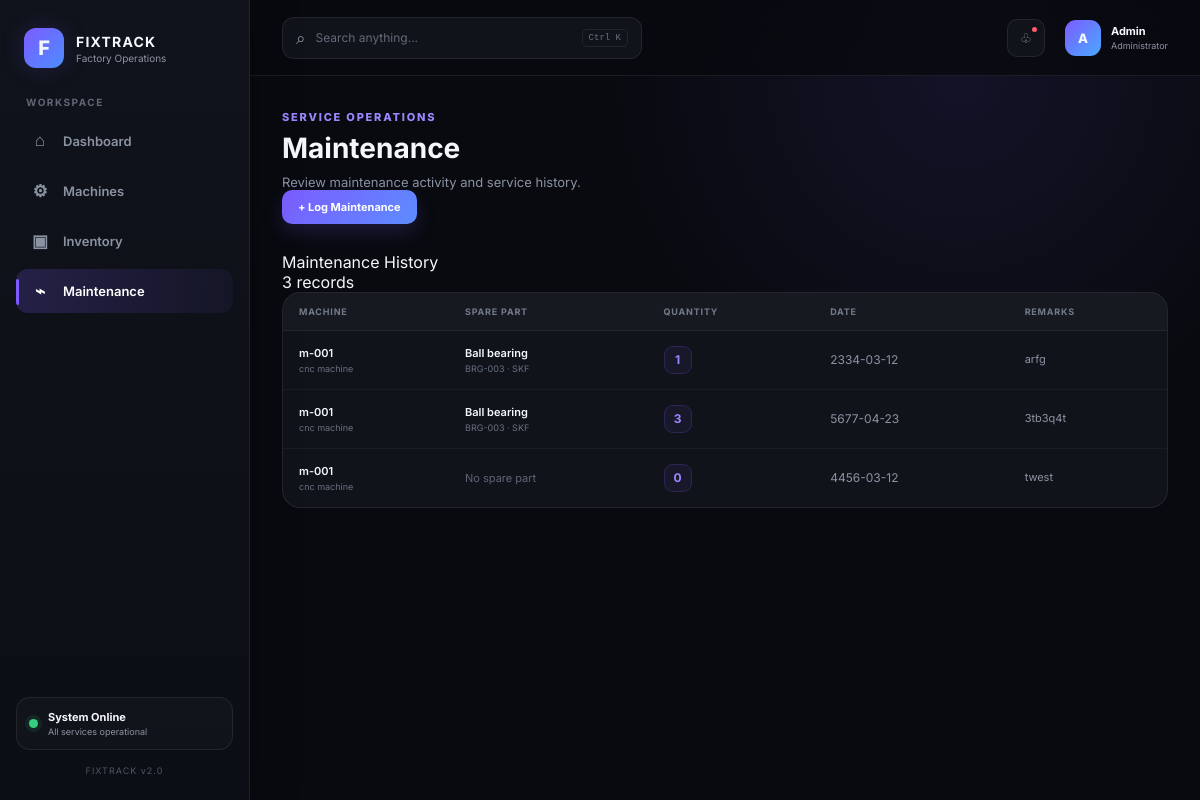
Screenshot of /maintenance/ with the database file from the repository.
### tables this page shows
CREATE TABLE maintenance (
            id INTEGER PRIMARY KEY AUTOINCREMENT,
            machine_id INTEGER NOT NULL,
            spare_part_id INTEGER,
            quantity INTEGER DEFAULT 0,
            maintenance_date TEXT NOT NULL,
            remarks TEXT,

            FOREIGN KEY (machine_id)
                REFERENCES machines(id)
                ON DELETE CASCADE,

            FOREIGN KEY (spare_part_id)
                REFERENCES spare_parts(id)
                ON DELETE SET NULL
        );

CREATE TABLE machines (
            id INTEGER PRIMARY KEY AUTOINCREMENT,
            machine_number TEXT UNIQUE NOT NULL,
            machine_name TEXT NOT NULL,
            department TEXT,
            manufacturer TEXT,
            model TEXT,
            status TEXT DEFAULT 'Active'
        );

CREATE TABLE spare_parts (
            id INTEGER PRIMARY KEY AUTOINCREMENT,
            part_code TEXT UNIQUE NOT NULL,
            part_name TEXT NOT NULL,
            category TEXT,
            brand TEXT,
            specification TEXT,
            current_stock INTEGER DEFAULT 0,
            reorder_level INTEGER DEFAULT 5,
            location TEXT
        );

### routes/maintenance.py (the view)
@maintenance_bp.route("/")
def maintenance():
    connection = get_connection()
    records = connection.execute("""
        SELECT
            maintenance.id,
            maintenance.quantity,
            maintenance.maintenance_date,
            maintenance.remarks,

            machines.machine_number,
            machines.machine_name,

            spare_parts.part_code,
            spare_parts.part_name,
            spare_parts.brand,
            spare_parts.specification

        FROM maintenance

        JOIN machines
            ON maintenance.machine_id = machines.id

        LEFT JOIN spare_parts
            ON maintenance.spare_part_id = spare_parts.id

        ORDER BY maintenance.id DESC
    """).fetchall()
    connection.close()
    return render_template(
        "maintenance/index.html",
        records=records
    )

### database.py (called while the page is built)
def get_connection():
    connection = sqlite3.connect(DATABASE, timeout=10)
    connection.row_factory = sqlite3.Row
    connection.execute("PRAGMA foreign_keys = ON")
    return connection

### templates/maintenance/index.html (shortened to what this page needs)
{% extends "base.html" %}
{% block content %}
<div class="page-header">
    <div>
        <div class="eyebrow">
            SERVICE OPERATIONS
        </div>
        <h1>Maintenance</h1>
        <p>
            Review maintenance activity and service history.
        </p>
    </div>
    <a
        href="{{ url_for('maintenance.add_maintenance') }}"
        class="btn btn-primary"
    >
        + Log Maintenance
    </a>
</div>
<div class="page-toolbar">
    <div class="toolbar-info">
        Maintenance History
    </div>
    <div class="toolbar-count">
        {{ records|length }} record{% if records|length != 1 %}s{% endif %}
    </div>
</div>
<div class="table-container maintenance-table">
    <table>
        <thead>
            <tr>
                <th>Machine</th>
                <th>Spare Part</th>
                <th>Quantity</th>
                <th>Date</th>
                <th>Remarks</th>
            </tr>
        </thead>
        <tbody>
            {% if records %}
                {% for record in records %}
                <tr>
                    <td>
                        <div class="table-primary-text">
                            {{ record["machine_number"] }}
                        </div>
                        <div class="table-secondary-text">
                            {{ record["machine_name"] }}
                        </div>
                    </td>
                    <td>
                        {% if record["part_name"] %}
                            <div class="table-primary-text">
                                {{ record["part_name"] }}
                            </div>
                            <div class="table-secondary-text">
                                {{ record["part_code"] }}
                                {% if record["brand"] %}
                                    · {{ record["brand"] }}
                                {% endif %}
                            </div>
                        {% else %}
                            <span class="muted-text">
                                No spare part
                            </span>
                        {% endif %}
                    </td>
                    <td>
                        <span class="quantity-badge">
                            {{ record["quantity"] }}
                        </span>
                    </td>
                    <td>
                        {{ record["maintenance_date"] }}
                    </td>
                    <td>
                        {% if record["remarks"] %}
                            {{ record["remarks"] }}
                        {% else %}
                            <span class="muted-text">
                                No remarks
                            </span>
                        {% endif %}
                    </td>
                </tr>
                {% endfor %}
            {% endif %}
        </tbody>
    </table>
</div>
{% endblock %}

### static/css/style.css (style rules this page uses)
:root { --bg: #080a0f; --panel: #10131a; --panel-2: #141821; --panel-hover: #191e28; --border: rgba(255, 255, 255, 0.08); --text: #f4f7fb; --muted: #8b93a3; --accent: #7c5cff; --accent-2: #9b87ff; --green: #35d07f; --yellow: #f5c451; --red: #ff5c6c; --blue: #48a9ff; --sidebar-width: 250px; --radius: 18px; }
* { margin: 0; padding: 0; box-sizing: border-box; }
html { scroll-behavior: smooth; }
body { font-family: "Inter", sans-serif; background: radial-gradient( circle at 80% 10%, rgba(124, 92, 255, 0.10), transparent 30% ), var(--bg); color: var(--text); min-height: 100vh; }
a { color: inherit; text-decoration: none; }
.page-header { margin-bottom: 28px; animation: fadeUp 0.45s ease both; }
.page-header h1 { font-size: 28px; line-height: 1.2; margin-bottom: 8px; }
.page-header p { color: var(--muted); font-size: 13px; }
.table-container { overflow-x: auto; background: var(--panel); border: 1px solid var(--border); border-radius: var(--radius); }
table { width: 100%; border-collapse: collapse; min-width: 700px; }
thead { background: rgba(255, 255, 255, 0.025); }
th { padding: 13px 16px; color: #737b8b; text-align: left; font-size: 9px; font-weight: 700; text-transform: uppercase; letter-spacing: 0.8px; border-bottom: 1px solid var(--border); }
td { padding: 15px 16px; color: #b8bfca; font-size: 11px; border-bottom: 1px solid rgba(255, 255, 255, 0.045); }
tbody tr { transition: background 0.2s ease; }
tbody tr:last-child td { border-bottom: none; }
.table-primary-text { color: var(--text); font-size: 11px; font-weight: 600; }
.table-secondary-text { margin-top: 3px; color: #687080; font-size: 9px; }
.muted-text { color: #5e6675; }
.btn { display: inline-flex; align-items: center; justify-content: center; padding: 10px 16px; border: none; border-radius: 10px; font-size: 11px; font-weight: 700; cursor: pointer; transition: transform 0.2s ease, opacity 0.2s ease, box-shadow 0.2s ease; }
.btn-primary { background: linear-gradient( 135deg, var(--accent), #5c8dff ); color: white; box-shadow: 0 8px 20px rgba(124, 92, 255, 0.18); }
.eyebrow, .section-kicker { font-size: 11px; font-weight: 800; letter-spacing: 1.8px; color: var(--accent-2); margin-bottom: 8px; }
.quantity-badge { display: inline-flex; min-width: 28px; height: 28px; align-items: center; justify-content: center; padding: 0 8px; border: 1px solid rgba(124, 92, 255, 0.2); border-radius: 9px; background: rgba(124, 92, 255, 0.08); color: var(--accent-2); font-size: 12px; font-weight: 700; }
.maintenance-table { animation: fadeUp 0.5s ease both; }
.maintenance-table tbody tr { transition: background 0.2s ease, transform 0.2s ease; }
.maintenance-table .quantity-badge { transition: transform 0.2s ease, background 0.2s ease; }
.maintenance-table td:nth-child(4) { color: var(--muted); font-size: 12px; white-space: nowrap; }
.maintenance-table td:last-child { max-width: 280px; color: var(--muted); line-height: 1.5; }
.btn { transition: transform 0.2s ease, box-shadow 0.2s ease, background 0.2s ease; }

### rows the page displays
maintenance: machine_number "m-001", machine_name "cnc machine", part_name "Ball bearing", part_code "BRG-003", brand "SKF", quantity "1", maintenance_date "2334-03-12", remarks "arfg"
maintenance: machine_number "m-001", machine_name "cnc machine", part_name "Ball bearing", part_code "BRG-003", brand "SKF", quantity "3", maintenance_date "5677-04-23", remarks "3tb3q4t"
maintenance: machine_number "m-001", machine_name "cnc machine", shows "No spare part", quantity "0", maintenance_date "4456-03-12", remarks "twest"

### other values shown
{{ records|length }} "3"
